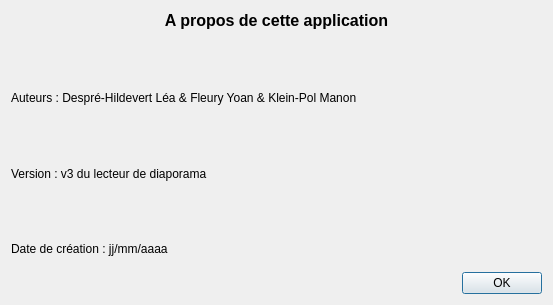
<?xml version="1.0" encoding="UTF-8"?>
<ui version="4.0">
 <class>AProposDe</class>
 <widget class="QDialog" name="AProposDe">
  <property name="geometry">
   <rect>
    <x>0</x>
    <y>0</y>
    <width>553</width>
    <height>305</height>
   </rect>
  </property>
  <property name="windowTitle">
   <string>Dialog</string>
  </property>
  <layout class="QVBoxLayout" name="verticalLayout_2">
   <item>
    <layout class="QVBoxLayout" name="verticalLayout">
     <item>
      <widget class="QLabel" name="label_4">
       <property name="font">
        <font>
         <pointsize>12</pointsize>
         <bold>true</bold>
        </font>
       </property>
       <property name="text">
        <string>A propos de cette application</string>
       </property>
       <property name="alignment">
        <set>Qt::AlignCenter</set>
       </property>
      </widget>
     </item>
     <item>
      <spacer name="verticalSpacer_3">
       <property name="orientation">
        <enum>Qt::Vertical</enum>
       </property>
       <property name="sizeHint" stdset="0">
        <size>
         <width>20</width>
         <height>40</height>
        </size>
       </property>
      </spacer>
     </item>
     <item>
      <widget class="QLabel" name="label_3">
       <property name="text">
        <string>Auteurs : Despré-Hildevert Léa &amp; Fleury Yoan &amp; Klein-Pol Manon</string>
       </property>
      </widget>
     </item>
     <item>
      <spacer name="verticalSpacer">
       <property name="orientation">
        <enum>Qt::Vertical</enum>
       </property>
       <property name="sizeHint" stdset="0">
        <size>
         <width>20</width>
         <height>40</height>
        </size>
       </property>
      </spacer>
     </item>
     <item>
      <widget class="QLabel" name="label">
       <property name="text">
        <string>Version : v3 du lecteur de diaporama</string>
       </property>
      </widget>
     </item>
     <item>
      <spacer name="verticalSpacer_2">
       <property name="orientation">
        <enum>Qt::Vertical</enum>
       </property>
       <property name="sizeHint" stdset="0">
        <size>
         <width>20</width>
         <height>40</height>
        </size>
       </property>
      </spacer>
     </item>
     <item>
      <widget class="QLabel" name="label_2">
       <property name="text">
        <string>Date de création : jj/mm/aaaa</string>
       </property>
      </widget>
     </item>
     <item>
      <spacer name="verticalSpacer_4">
       <property name="orientation">
        <enum>Qt::Vertical</enum>
       </property>
       <property name="sizeType">
        <enum>QSizePolicy::Fixed</enum>
       </property>
       <property name="sizeHint" stdset="0">
        <size>
         <width>20</width>
         <height>10</height>
        </size>
       </property>
      </spacer>
     </item>
     <item>
      <layout class="QHBoxLayout" name="horizontalLayout">
       <item>
        <spacer name="horizontalSpacer">
         <property name="orientation">
          <enum>Qt::Horizontal</enum>
         </property>
         <property name="sizeHint" stdset="0">
          <size>
           <width>40</width>
           <height>20</height>
          </size>
         </property>
        </spacer>
       </item>
       <item>
        <widget class="QPushButton" name="btnOK">
         <property name="text">
          <string>OK</string>
         </property>
        </widget>
       </item>
      </layout>
     </item>
    </layout>
   </item>
  </layout>
 </widget>
 <resources/>
 <connections/>
</ui>
